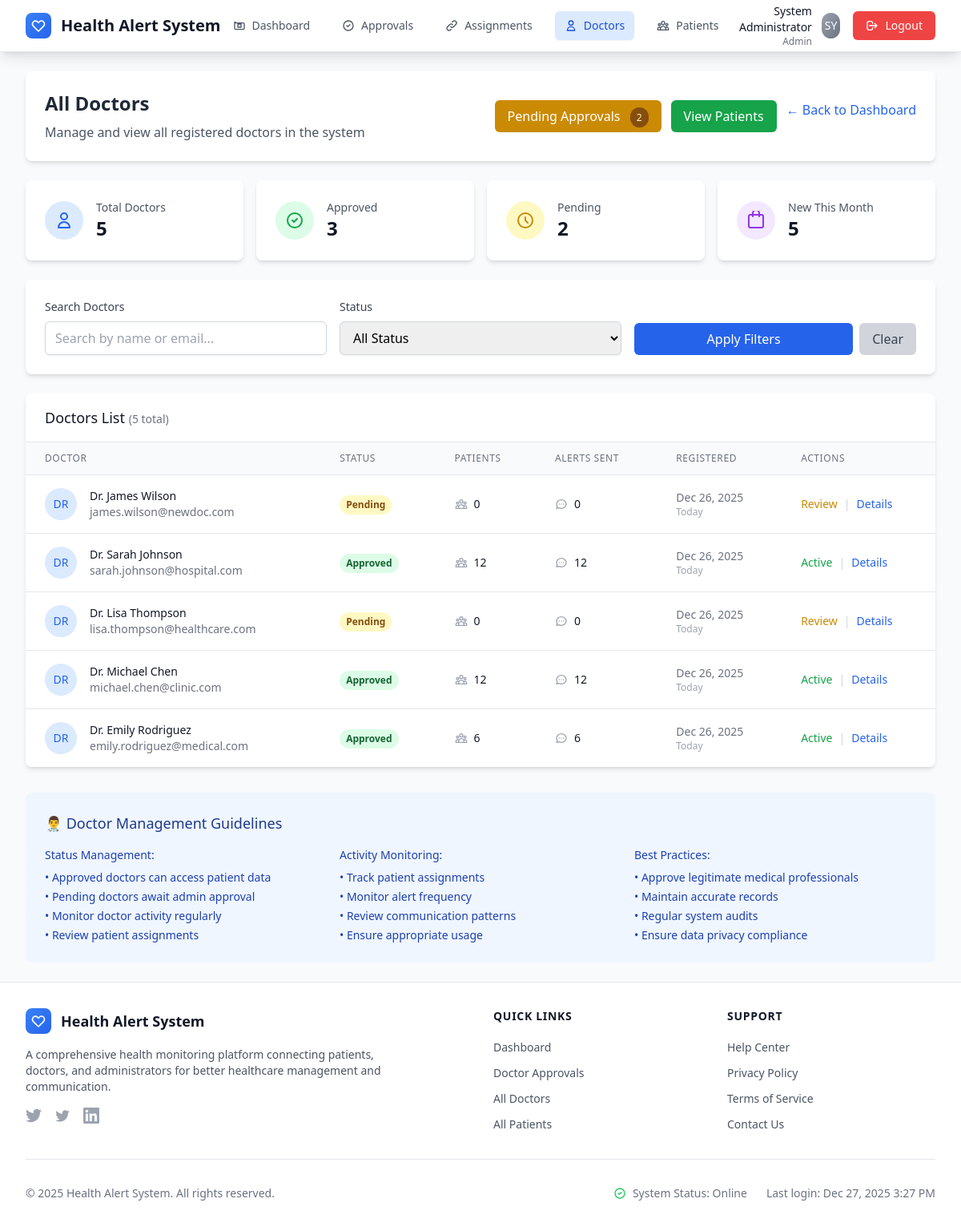
The page /admin/doctor_list.php (signed in) on the database as committed earlier.
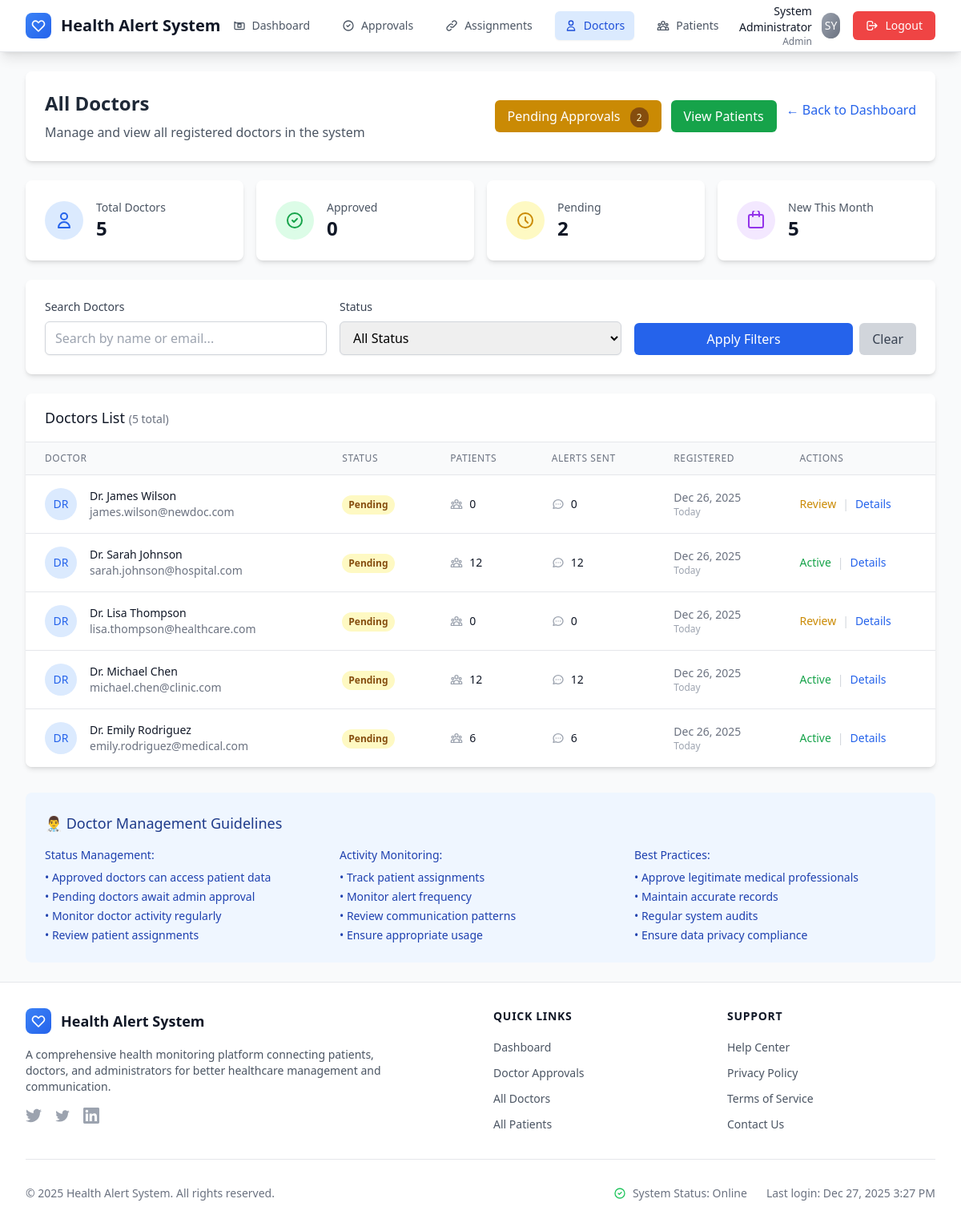
The same page on the database as committed later.
### tables this page shows
CREATE TABLE users (
    id INT PRIMARY KEY AUTO_INCREMENT,
    name VARCHAR(100) NOT NULL,
    email VARCHAR(100) UNIQUE NOT NULL,
    password VARCHAR(255) NOT NULL,
    role ENUM('patient', 'doctor', 'admin') NOT NULL,
    status ENUM('active', 'pending', 'inactive') DEFAULT 'active',
    created_at TIMESTAMP DEFAULT CURRENT_TIMESTAMP
);

### admin/doctor_list.php (the view, shortened to what the changed rows need)
<?php
require_once '../config/db.php';
$doctors_per_page = 20;
$page = isset($_GET['page']) ? max(1, (int)$_GET['page']) : 1;
$offset = ($page - 1) * $doctors_per_page;
$where_conditions = ["role = 'doctor'"];
$where_clause = implode(' AND ', $where_conditions);
$count_query = "SELECT COUNT(*) as total FROM users WHERE $where_clause";
$count_result = mysqli_query($connection, $count_query);
$total_doctors = mysqli_fetch_assoc($count_result)['total'];
$doctors_query = "SELECT u.id, u.name, u.email, u.status, u.created_at,
                         COUNT(dp.patient_id) as patient_count,
                         COUNT(a.id) as alert_count
                  FROM users u
                  LEFT JOIN doctor_patients dp ON u.id = dp.doctor_id
                  LEFT JOIN alerts a ON u.id = a.doctor_id
                  WHERE $where_clause
                  GROUP BY u.id, u.name, u.email, u.status, u.created_at
                  ORDER BY u.created_at DESC
                  LIMIT $doctors_per_page OFFSET $offset";
$doctors_result = mysqli_query($connection, $doctors_query);
$stats_query = "SELECT
                   COUNT(*) as total_doctors,
                   SUM(CASE WHEN status = 'pending' THEN 1 ELSE 0 END) as pending_count,
                   SUM(CASE WHEN status = 'approved' THEN 1 ELSE 0 END) as approved_count,
                   COUNT(CASE WHEN created_at >= DATE_SUB(NOW(), INTERVAL 30 DAY) THEN 1 END) as new_this_month
               FROM users
               WHERE role = 'doctor'";
$stats_result = mysqli_query($connection, $stats_query);
$stats = mysqli_fetch_assoc($stats_result);
include '../includes/header.php';
?>
<div class="max-w-7xl mx-auto">
    <div class="bg-white rounded-lg shadow-md p-6 mb-6">
        <div class="flex flex-col sm:flex-row justify-between items-start sm:items-center">
            <div>
                <h1 class="text-2xl font-bold text-gray-800 mb-2">All Doctors</h1>
            </div>
        </div>
    </div>
    <div class="grid grid-cols-1 sm:grid-cols-2 lg:grid-cols-4 gap-4 mb-6">
        <div class="bg-white rounded-lg shadow-md p-6">
            <div class="flex items-center">
                <div class="ml-4">
                    <p class="text-sm font-medium text-gray-600">Approved</p>
                    <p class="text-2xl font-bold text-gray-900"><?php echo number_format($stats['approved_count']); ?></p>
                </div>
            </div>
        </div>
    </div>
    <?php if (mysqli_num_rows($doctors_result) > 0): ?>
    <div class="bg-white rounded-lg shadow-md overflow-hidden">
        <div class="px-6 py-4 border-b border-gray-200">
            <h2 class="text-lg font-medium text-gray-900">
                Doctors List
                <?php if ($total_doctors > 0): ?>
                    <span class="text-sm text-gray-500">
                        (<?php echo number_format($total_doctors); ?> total)
                    </span>
                <?php endif; ?>
            </h2>
        </div>
        <div class="overflow-x-auto">
            <table class="min-w-full divide-y divide-gray-200">
                <thead class="bg-gray-50">
                    <tr>
                        <th class="px-6 py-3 text-left text-xs font-medium text-gray-500 uppercase tracking-wider">
                            Doctor
                        </th>
                        <th class="px-6 py-3 text-left text-xs font-medium text-gray-500 uppercase tracking-wider">
                            Status
                        </th>
                        <th class="px-6 py-3 text-left text-xs font-medium text-gray-500 uppercase tracking-wider">
                            Patients
                        </th>
                        <th class="px-6 py-3 text-left text-xs font-medium text-gray-500 uppercase tracking-wider">
                            Alerts Sent
                        </th>
                        <th class="px-6 py-3 text-left text-xs font-medium text-gray-500 uppercase tracking-wider">
                            Registered
                        </th>
                        <th class="px-6 py-3 text-left text-xs font-medium text-gray-500 uppercase tracking-wider">
                            Actions
                        </th>
                    </tr>
                </thead>
                <tbody class="bg-white divide-y divide-gray-200">
                    <?php while ($doctor = mysqli_fetch_assoc($doctors_result)): ?>
                    <tr class="hover:bg-gray-50">
                        <td class="px-6 py-4 whitespace-nowrap">
                            <div class="flex items-center">
                                <div class="flex-shrink-0 h-10 w-10">
                                    <div class="h-10 w-10 rounded-full bg-blue-100 flex items-center justify-center">
                                        <span class="text-blue-600 font-medium text-sm">
                                            <?php echo strtoupper(substr($doctor['name'], 0, 2)); ?>
                                        </span>
                                    </div>
                                </div>
                                <div class="ml-4">
                                    <div class="text-sm font-medium text-gray-900">
                                        <?php echo htmlspecialchars($doctor['name']); ?>
                                    </div>
                                    <div class="text-sm text-gray-500">
                                        <?php echo htmlspecialchars($doctor['email']); ?>
                                    </div>
                                </div>
                            </div>
                        </td>
                        <td class="px-6 py-4 whitespace-nowrap">
                            <?php if ($doctor['status'] === 'approved'): ?>
                                <span class="inline-flex px-2 py-1 text-xs font-semibold rounded-full bg-green-100 text-green-800">
                                    Approved
                                </span>
                            <?php else: ?>
                                <span class="inline-flex px-2 py-1 text-xs font-semibold rounded-full bg-yellow-100 text-yellow-800">
                                    Pending
                                </span>
                            <?php endif; ?>
                        </td>
                        <td class="px-6 py-4 whitespace-nowrap text-sm text-gray-900">
                            <div class="flex items-center">
                                <?php echo number_format($doctor['patient_count']); ?>
                            </div>
                        </td>
                        <td class="px-6 py-4 whitespace-nowrap text-sm text-gray-900">
                            <div class="flex items-center">
                                <?php echo number_format($doctor['alert_count']); ?>
                            </div>
                        </td>
                        <td class="px-6 py-4 whitespace-nowrap text-sm text-gray-500">
                            <div class="flex flex-col">
                                <span><?php echo date('M j, Y', strtotime($doctor['created_at'])); ?></span>
                                <span class="text-xs text-gray-400">
                                    <?php
                                    $days_ago = floor((time() - strtotime($doctor['created_at'])) / 86400);
                                    if ($days_ago == 0) {
                                        echo 'Today';
                                    } elseif ($days_ago == 1) {
                                        echo 'Yesterday';
                                    } else {
                                        echo $days_ago . ' days ago';
                                    }
                                    ?>
                                </span>
                            </div>
                        </td>
                        <td class="px-6 py-4 whitespace-nowrap text-sm font-medium">
                            <div class="flex items-center space-x-2">
                                <?php if ($doctor['status'] === 'pending'): ?>
                                    <a href="doctor_approvals.php"
                                       class="text-yellow-600 hover:text-yellow-900">
                                        Review
                                    </a>
                                <?php else: ?>
                                    <span class="text-green-600">
                                        Active
                                    </span>
                                <?php endif; ?>
                                <span class="text-gray-300">|</span>
                                <button onclick="viewDoctorDetails(<?php echo $doctor['id']; ?>)"
                                        class="text-blue-600 hover:text-blue-900">
                                    Details
                                </button>
                            </div>
                        </td>
                    </tr>
                    <?php endwhile; ?>
                </tbody>
            </table>
        </div>
    </div>
    <?php endif; ?>
</div>
<?php include '../includes/footer.php'; ?>

Rows that differ between the two databases and show on the page:
changed users "Dr. Sarah Johnson": status "Approved" → "Pending"
changed users "Dr. Michael Chen": status "Approved" → "Pending"
changed users "Dr. Emily Rodriguez": status "Approved" → "Pending"
Other text that changed with them:
$stats['approved_count']: "3" → "0"
